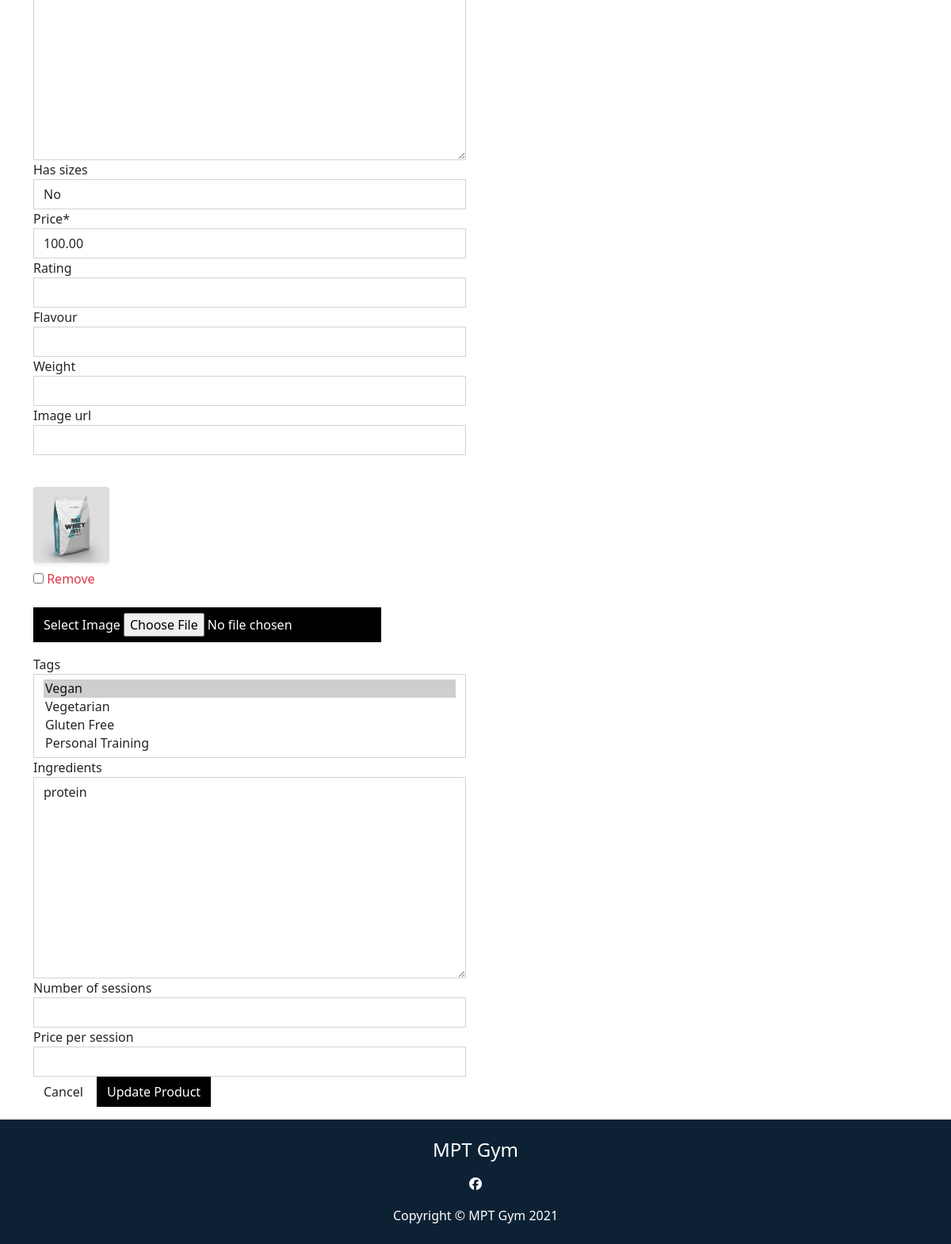
The page /products/edit/1/ (signed in, lower part) on the database as committed earlier.
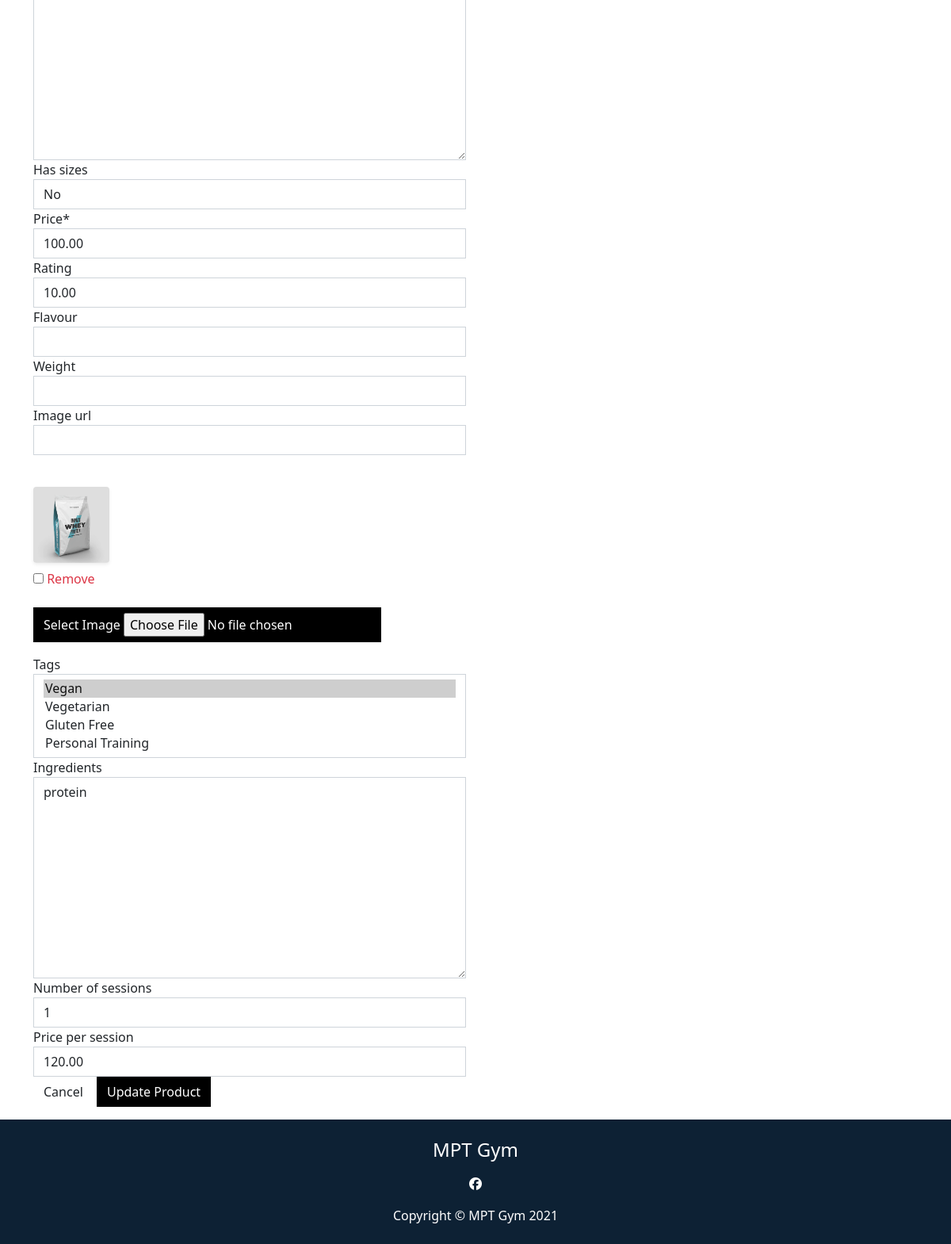
The same page on the database as committed later.
### products/models.py (models this page shows, shortened)
class Product(models.Model):
    category = models.ForeignKey('Category', null=True, blank=True,
                                 on_delete=models.SET_NULL)
    sku = models.CharField(max_length=254, null=True, blank=True)
    name = models.CharField(max_length=254)
    description = models.TextField()
    has_sizes = models.BooleanField(default=False, null=True, blank=True)
    price = models.DecimalField(max_digits=8, decimal_places=2)
    rating = models.DecimalField(max_digits=6, decimal_places=2,
                                    null=True, blank=True)
    flavour = models.CharField(max_length=150, null=True, blank=True)
    weight = models.CharField(max_length=20, null=True, blank=True)
    image_url = models.URLField(max_length=1024, null=True, blank=True)
    image = models.ImageField(null=True, blank=True)
    tags = models.ManyToManyField('Tag', blank=True)
    ingredients = models.TextField(null=True, blank=True)
    number_of_sessions = models.IntegerField(null=True, blank=True)
    price_per_session = models.DecimalField(max_digits=6, decimal_places=2,
                                            null=True, blank=True)

### products/views.py (the view)
# urls.py: path('edit/<int:product_id>/', views.edit_product, name='edit_product'),
@login_required
def edit_product(request, product_id):
    if not request.user.is_superuser:
        messages.error(request, 'Sorry only Gym Owner can do this.')
        return redirect(reverse('home'))
    product = get_object_or_404(Product, pk=product_id)
    if request.method == 'POST':
        form = ProductForm(request.POST, request.FILES, instance=product)
        if form.is_valid():
            form.save()
            messages.success(request, 'Successfully updated product!')
            return redirect(reverse('product_detail', args=[product.id]))
        else:
            messages.error(request, 'Failed to update product. Please ensure the form is vaild.')
    else:
        form = ProductForm(instance=product)
        messages.info(request, f'You are editing {product.name}')
    template =  'products/edit_product.html'
    context = {
        'form': form,
        'product': product,
    }
    return render(request, template, context)

### products/forms.py
class ProductForm(forms.ModelForm):
    class Meta:
        model = Product
        fields = '__all__'
    image = forms.ImageField(label='Image',required=False, widget=CustomClearableFileInput)
    def __init__(self, *args, **kwargs):
        super().__init__(*args, **kwargs)
        categories = Category.objects.all()
        friendly_names = [(c.id, c.get_friendly_name()) for c in categories]
        self.fields['category'].choices = friendly_names
        for field_name, field in self.fields.items():
            field.widget.attrs['class'] = 'border-black rounded-0'

### products/models.py (called while the page is built)
    def get_friendly_name(self):
        return self.friendly_name

    def __str__(self):
        return self.name

### products/templates/products/edit_product.html (shortened to what this page needs)
{% extends "base.html" %}
{% load static %}
{% block content %}
    <div class="overlay"></div>
    <div class="container">
        <div class="row">
            <div class="col-12 col-md-6">
                <form method="POST" action="{% url 'edit_product' product.id %}" class="form mb-2" enctype="multipart/form-data">
                    {% for field in form %}
                        {% if field.name != 'image' %}
                            {{ field | as_crispy_field }}
                        {% else %}
                            {{ field }}
                        {% endif %}
                    {% endfor %}
                    <div class="text-right">
                        <a class="btn btn-outline-black rounded-0" href="{% url 'products' %}">Cancel</a>
                        <button class="btn btn-black rounded-0" type="submit">Update Product</button>
                    </div>
                </form>
            </div>
        </div>
    </div>
{% endblock %}

Rows that differ between the two databases and show on the page:
changed Product "protein powder": rating (not shown) → "10.00"; number_of_sessions (not shown) → "1"; price_per_session (not shown) → "120.00"
